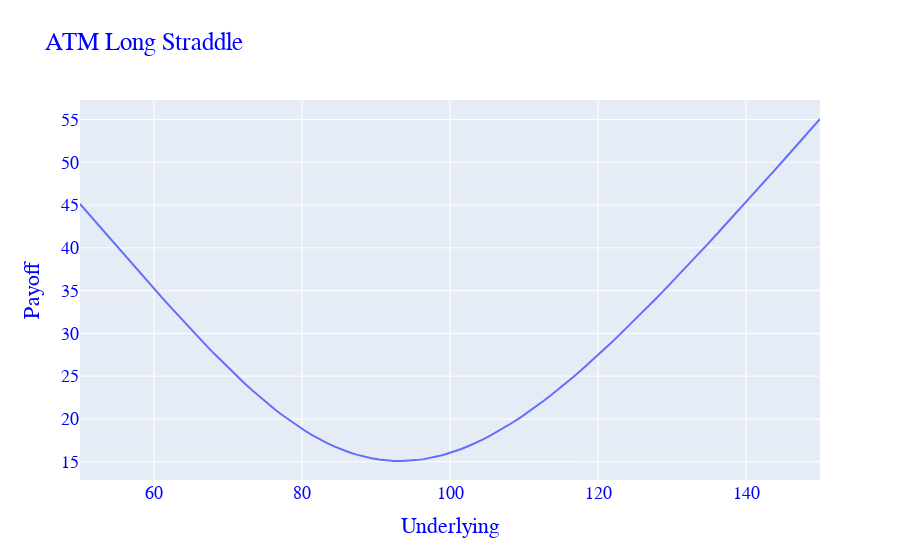

Notebook source saved alongside this figure:
### Code cell
# Plot straddle price 
fig = go.Figure()
fig.add_trace(go.Line(x=x, y=(BS(x,100,0.05,1,0.2).callPrice + BS(x,100,0.05,1,0.2).putPrice)))
fig.update_layout(
    title="ATM Long Straddle",
    xaxis_title="Underlying",
    yaxis_title="Payoff",
    font=dict(
        family="Arial",
        size=18,
        color="Blue"
    )
)
fig.show()
